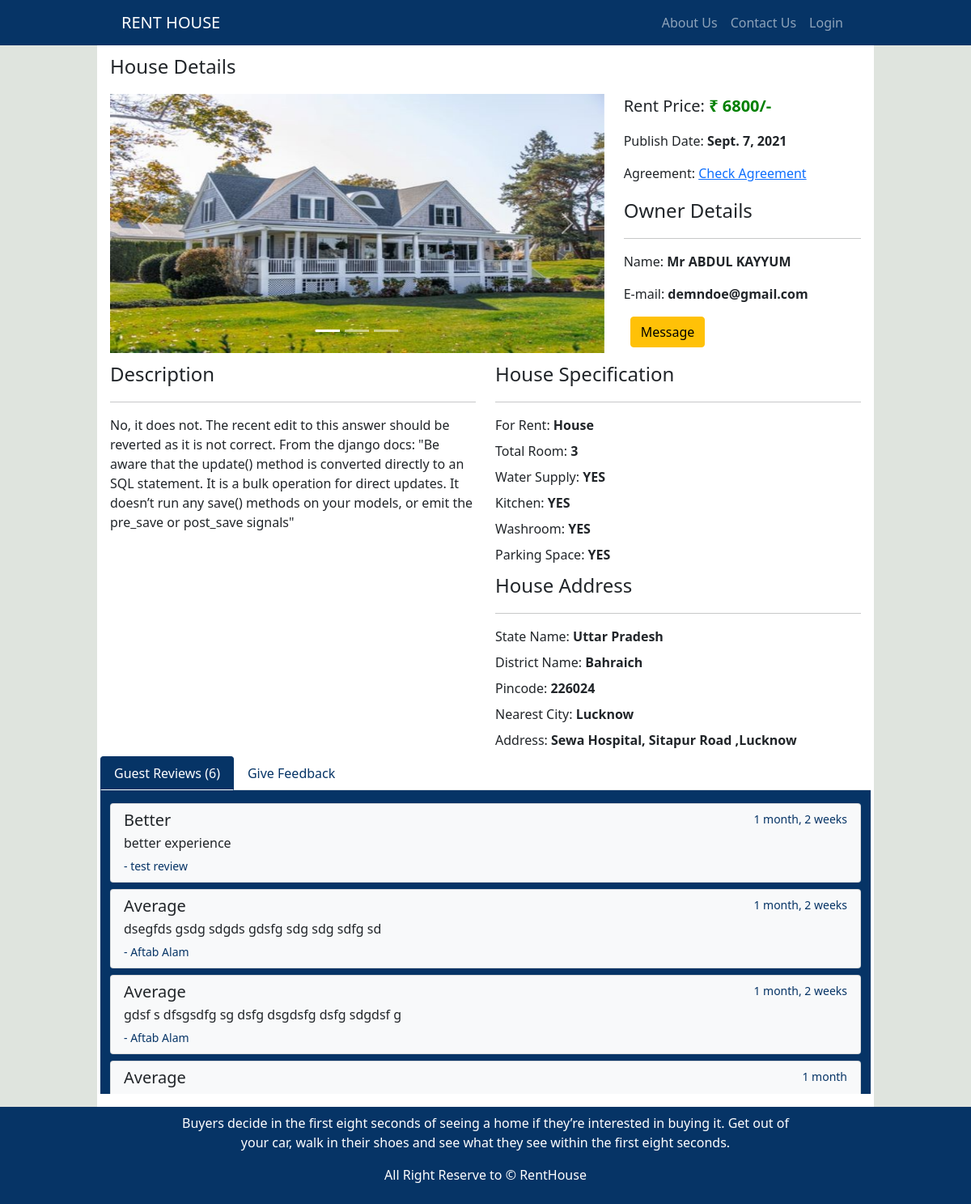
Page /room/10 on the committed database.
### guest/models.py (models this page shows, shortened)
class AddroomModel(models.Model):
    user = models.ForeignKey(User, on_delete=models.CASCADE)
    title = models.CharField(max_length=4, verbose_name='title')
    name = models.CharField(max_length=100, verbose_name='name')
    email = models.CharField(max_length=100, verbose_name='email')
    contact = models.CharField(max_length=100, verbose_name='conatact', blank=True, null=True)
    for_rent = models.CharField(max_length=20)
    water_supply = models.CharField(max_length=20)
    kitchen = models.CharField(max_length=20, blank=True, null=True)
    washroom = models.CharField(max_length=20)
    parking_space = models.CharField(max_length=20, blank=True, null=True)
    troom = models.PositiveIntegerField()
    address = models.CharField(max_length=200)
    nearest_city = models.CharField(max_length=100)
    price = models.PositiveIntegerField()
    country = models.CharField(max_length=100)
    state = models.CharField(max_length=100)
    district = models.CharField(max_length=100)
    pincode = models.PositiveIntegerField()
    desc = models.CharField(max_length=1000, default='')
    rmg1 = models.ImageField(default='image1.jpg', upload_to="roomImages")
    rmg2 = models.ImageField(default='image2.jpg', upload_to="roomImages")
    rmg3 = models.ImageField(default='image3.png', upload_to="roomImages")
    agreement = models.FileField(default='default_agreement.pdf', upload_to="roomAgreement")
    pub_date = models.DateTimeField(auto_now_add=True)

class GuestReviewsModel(models.Model):
    addroommodel = models.ForeignKey(AddroomModel, on_delete=models.CASCADE)
    experience = models.CharField(choices=exp, max_length=50)
    name = models.CharField(max_length=100)
    explain_experience = models.CharField(max_length=220)
    pub_date = models.DateField(auto_now_add=True)

### guest/views.py (the view, shortened to what this page needs)
# urls.py: path('room/<int:rid>', views.room_view, name='room'),
def room_view(request, rid):
    context = {}
    form = GuestReviewsForm()
    context['form'] = form
    room = AddroomModel.objects.get(id=rid)
    reviews = GuestReviewsModel.objects.filter(addroommodel=rid)
    context['reviews'] = reviews
    context['view'] = room
    return render(request, 'room.html', context)

### guest/templates/room.html (shortened to what this page needs)
{% extends 'base.html' %}
{% block content %}
<p class="fs-4 lead">{{view.for_rent}} Details</p>
<div class="row">
    <div class="col-md-8 rimage">
        <div id="roomImage" class="carousel slide" data-bs-ride="carousel">
            <div class="carousel-indicators">
                <button type="button" data-bs-target="#roomImage" data-bs-slide-to="0" class="active"
                    aria-current="true" aria-label="Slide 1"></button>
                <button type="button" data-bs-target="#roomImage" data-bs-slide-to="1" aria-label="Slide 2"></button>
                <button type="button" data-bs-target="#roomImage" data-bs-slide-to="2" aria-label="Slide 3"></button>
            </div>
            <div class="carousel-inner room-image">
                <div class="carousel-item active">
                    <img src="{{view.rmg1.url}}" class="d-block w-100" alt="Room Image-1">
                </div>
            </div>
            <button class="carousel-control-prev" type="button" data-bs-target="#roomImage" data-bs-slide="prev">
                <span class="carousel-control-prev-icon" aria-hidden="true"></span>
            </button>
            <button class="carousel-control-next" type="button" data-bs-target="#roomImage" data-bs-slide="next">
                <span class="carousel-control-next-icon" aria-hidden="true"></span>
            </button>
        </div>
    </div>
    <div class="col-md-4">
        <p class="fs-5">Rent Price: <strong class="price">&#8377; {{view.price}}/-</strong></p>
        <p>Publish Date: <strong>{{view.pub_date.date}}</strong></p>
        <p>Agreement: <a href="{{view.agreement.url}}" target="_blank">Check Agreement</a></p>
        <p class="fs-4 lead">Owner Details</p>
        <hr>
        <p>Name: <strong>{{view.title}} {{view.name|upper}}</strong></p>
        <p>E-mail: <strong>{{view.email}}</strong></p>
        <div class="chat">
            <a href="#" class="btn btn-warning ms-2">Message</a>
        </div>
    </div>
    <div class="col-md-6 mt-2">
        <p class="fs-4 lead">Description</p>
        <hr>
        <p>{{view.desc}}</p>
    </div>
    <div class="col-md-6 mt-2">
        <p class="fs-4 lead">{{view.for_rent}} Specification</p>
        <hr>
        <p class="mb-2">For Rent: <strong>{{view.for_rent}}</strong></p>
        <p class="mb-2">Total Room: <strong>{{view.troom}}</strong></p>
        <p class="mb-2">Water Supply:
            {% if view.water_supply %}
            <strong>YES</strong>
            {% else %}
            <strong>NO</strong>
            {% endif %}
        </p>
        <p class="mb-2">Kitchen:
            {% if view.kitchen %}
            <strong>YES</strong>
            {% else %}
            <strong>NO</strong>
            {% endif %}
        </p>
        <p class="mb-2">Washroom:
            {% if view.washroom %}
            <strong>YES</strong>
            {% else %}
            <strong>NO</strong>
            {% endif %}
        </p>
        <p class="mb-2">Parking Space:
            {% if view.parking_space %}
            <strong>YES</strong>
            {% else %}
            <strong>NO</strong>
            {% endif %}
        </p>
        <p class="fs-4 lead">{{view.for_rent}} Address</p>
        <hr>
        <p class="mb-2">State Name: <strong>{{view.state|lower|title}}</strong></p>
        <p class="mb-2">District Name: <strong>{{view.district|lower|title}}</strong></p>
        <p class="mb-2">Pincode: <strong>{{view.pincode}}</strong></p>
        <p class="mb-2">Nearest City: <strong>{{view.nearest_city|lower|title}}</strong></p>
        <p class="mb-2">Address: <strong>{{view.address|lower|title}}</strong></p>
    </div>
</div>
<div class="row">
    <ul class="nav nav-tabs" id="myTab" role="tablist">
        <li class="nav-item" role="presentation">
            <button class="nav-link active" id="guest" data-bs-toggle="tab" data-bs-target="#guestReview" type="button"
                role="tab" aria-controls="guestReview" aria-selected="true">Guest Reviews ({{reviews.count}})</button>
        </li>
        <li class="nav-item" role="presentation">
            <button class="nav-link" id="giveFeed" data-bs-toggle="tab" data-bs-target="#feedback" type="button"
                role="tab" aria-controls="feedback" aria-selected="false">Give Feedback</button>
        </li>
    </ul>
    <div class="tab-content bg-custom mb-2 px-0" id="myTabContent">
        <div class="tab-pane fade show active {% if reviews.count > 3 %} review-list {% endif %}" id="guestReview" role="tabpanel" aria-labelledby="guest">
            <div class="row m-0 py-2">
                {% for review in reviews %}
                <div class="customer-review mt-2">
                    <div class="list-group">
                        <div class="list-group-item bg-light">
                            <div class="d-flex w-100 justify-content-between">
                                <h5 class="mb-1">{{review.experience}}</h5>
                                <small>{{review.pub_date|timesince}}</small>
                            </div>
                            <p class="mb-1">{{review.explain_experience}}
                            </p>
                            <small class="muted">- {{review.name}}</small>
                        </div>
                    </div>
                </div>
                {% empty %}
                <p class="fs-3 lead text-white">Sorry! There is no review to show you?</p>
                {% endfor %}
            </div>
        </div>
    </div>
</div>
{% endblock %}

### guest/templates/base.html (shortened to what this page needs)
{% load static %}
<!doctype html>
<html lang="en">
<head>
    <link href="https://cdn.jsdelivr.net/npm/bootstrap@5.1.0/dist/css/bootstrap.min.css" rel="stylesheet"
>
    <link rel="stylesheet" type="text/css" href="{% static 'css/base.css' %}">
    <link rel="stylesheet" href="https://cdn.jsdelivr.net/npm/bootstrap-icons@1.5.0/font/bootstrap-icons.css">
</head>
<body>
    <header class="custom-header">
        <nav class="navbar navbar-expand-lg navbar-dark">
            <div class="container-fluid custom-width">
                <a class="navbar-brand" href="/">RENT HOUSE</a>
                <div class="collapse navbar-collapse" id="navbarSupportedContent">
                    <ul class="navbar-nav ms-auto mb-2 mb-lg-0">
                        <li class="nav-item">
                            <a class="nav-link {% block aboutactive %} {% endblock aboutactive %}" href="{% url 'about' %}">About Us</a>
                        </li>
                        <li class="nav-item">
                            <a class="nav-link {% block contactactive %} {% endblock contactactive %}" href="{% url 'contact' %}">Contact Us</a>
                        </li>
                        {% if user.is_authenticated %}
                        <li class="nav-item dropdown">
                            <a class="nav-link dropdown-toggle" href="#" id="navbarDropdown" role="button"
                                data-bs-toggle="dropdown" aria-expanded="false">
                                <img class="rounded-circle" src="{{ request.user.profilepic.image.url }}" id="profile-pic"> {{user.username}}
                            </a>
                            <ul class="dropdown-menu custom-dropdown text-white" aria-labelledby="navbarDropdown">
                                <li><a class="dropdown-item" href="{% url 'dashboard' user.id %}">Dashboard</a></li>
                                <li><a class="dropdown-item" href="{% url 'account_settings' %}">Account Settings</a></li>
                                <li>
                                    <hr class="dropdown-divider">
                                </li>
                                <li><a class="dropdown-item" href="{% url 'logout' %}">Logout</a></li>
                            </ul>
                        </li>
                        {% else %}
                        <li class="nav-item">
                            <a class="nav-link" href="{% url 'login' %}">Login</a>
                        </li>
                        {% endif %}
                    </ul>
                </div>
            </div>
        </nav>
    </header>
    <section class="custom-body-content">
       {% block content %} {% endblock %}
    </section>
    <footer class="custom-footer text-white text-center">
        <div class="custom-size mx-auto p-2">
            <p>Buyers decide in the first eight seconds of seeing a home if they’re interested in buying it. Get out of
                your
                car, walk in their shoes and see what they see within the first eight seconds.</p>
            <p>All Right Reserve to © RentHouse </p>
        </div>
    </footer>
</body>
</html>

### staticAssets/css/base.css (style rules this page uses)
body { background-color: #dfe4de; }
.custom-header { background-color: #063466; }
.custom-width { width: 77%; }
.custom-size { max-width: 50em; }
.custom-body-content { background-color: white; max-width: 50em; margin-left: auto; margin-right: auto; padding-top: 8px; padding-bottom: 8px; padding-left: 16px; padding-right: 16px; }
.custom-footer { background-color: #063466; }

### guest/templates/room.html (style rules this page uses)
.custom-body-content { max-width: 60em; }
.price { color: green; }
.rimage img { height: 320px; }
.customer-review small { color: #063466; }
.nav-tabs .nav-item.show .nav-link, .nav-tabs .nav-link.active { border-top-color: #063466; border-left-color: #063466; border-right-color: #063466; }
.nav-tabs .nav-link { color: #063466; }
.nav-tabs .nav-item.show .nav-link, .nav-tabs .nav-link.active { color: white; background-color: #063466; }
.room-image img { height: 320px; width: 582px; }
.bg-custom { background-color: #063466; }
.review-list { max-height: 375px; overflow-y: scroll; }

### rows in the picture
AddroomModel: for_rent "House", rmg1 (picture), price "6800", pub_date "Sept. 7, 2021", title "Mr", name "ABDUL KAYYUM", email "demndoe@gmail.com", desc "No, it does not. The recent edit to this answer should be reverted as it is not correct. From the django docs: \"Be aware that the update() method is converted directly to an SQL statement. It is a bulk operation for direct updates. It doesn’t run any save() methods on your models, or emit the pre_save or post_save signals\"", troom "3", state "Uttar Pradesh", district "Bahraich", pincode "226024", nearest_city "Lucknow", address "Sewa Hospital, Sitapur Road ,Lucknow"
GuestReviewsModel: experience "Better", pub_date "1 month, 2 weeks", explain_experience "better experience", name "test review"
GuestReviewsModel: experience "Average", pub_date "1 month, 2 weeks", explain_experience "dsegfds gsdg sdgds gdsfg sdg sdg sdfg sd", name "Aftab Alam"
GuestReviewsModel: experience "Average", pub_date "1 month, 2 weeks", explain_experience "gdsf s dfsgsdfg sg dsfg dsgdsfg dsfg sdgdsf g", name "Aftab Alam"
GuestReviewsModel: experience "Average", pub_date "1 month"

### other values in the picture
{{ reviews.count }} "6"
